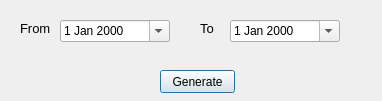
<?xml version="1.0" encoding="UTF-8"?>
<ui version="4.0">
 <class>Dialog</class>
 <widget class="QDialog" name="Dialog">
  <property name="geometry">
   <rect>
    <x>0</x>
    <y>0</y>
    <width>382</width>
    <height>101</height>
   </rect>
  </property>
  <property name="windowTitle">
   <string>Dialog</string>
  </property>
  <widget class="QLabel" name="FromLabel">
   <property name="geometry">
    <rect>
     <x>20</x>
     <y>20</y>
     <width>31</width>
     <height>16</height>
    </rect>
   </property>
   <property name="font">
    <font>
     <pointsize>10</pointsize>
    </font>
   </property>
   <property name="text">
    <string>From</string>
   </property>
  </widget>
  <widget class="QDateEdit" name="dateEdit">
   <property name="geometry">
    <rect>
     <x>60</x>
     <y>20</y>
     <width>110</width>
     <height>22</height>
    </rect>
   </property>
   <property name="calendarPopup">
    <bool>true</bool>
   </property>
  </widget>
  <widget class="QDateEdit" name="dateEdit_2">
   <property name="geometry">
    <rect>
     <x>230</x>
     <y>20</y>
     <width>110</width>
     <height>22</height>
    </rect>
   </property>
   <property name="calendarPopup">
    <bool>true</bool>
   </property>
  </widget>
  <widget class="QLabel" name="label">
   <property name="geometry">
    <rect>
     <x>200</x>
     <y>20</y>
     <width>21</width>
     <height>16</height>
    </rect>
   </property>
   <property name="font">
    <font>
     <pointsize>10</pointsize>
    </font>
   </property>
   <property name="text">
    <string>To</string>
   </property>
  </widget>
  <widget class="QPushButton" name="pushButton">
   <property name="geometry">
    <rect>
     <x>160</x>
     <y>70</y>
     <width>75</width>
     <height>23</height>
    </rect>
   </property>
   <property name="text">
    <string>Generate</string>
   </property>
  </widget>
 </widget>
 <resources/>
 <connections/>
</ui>
